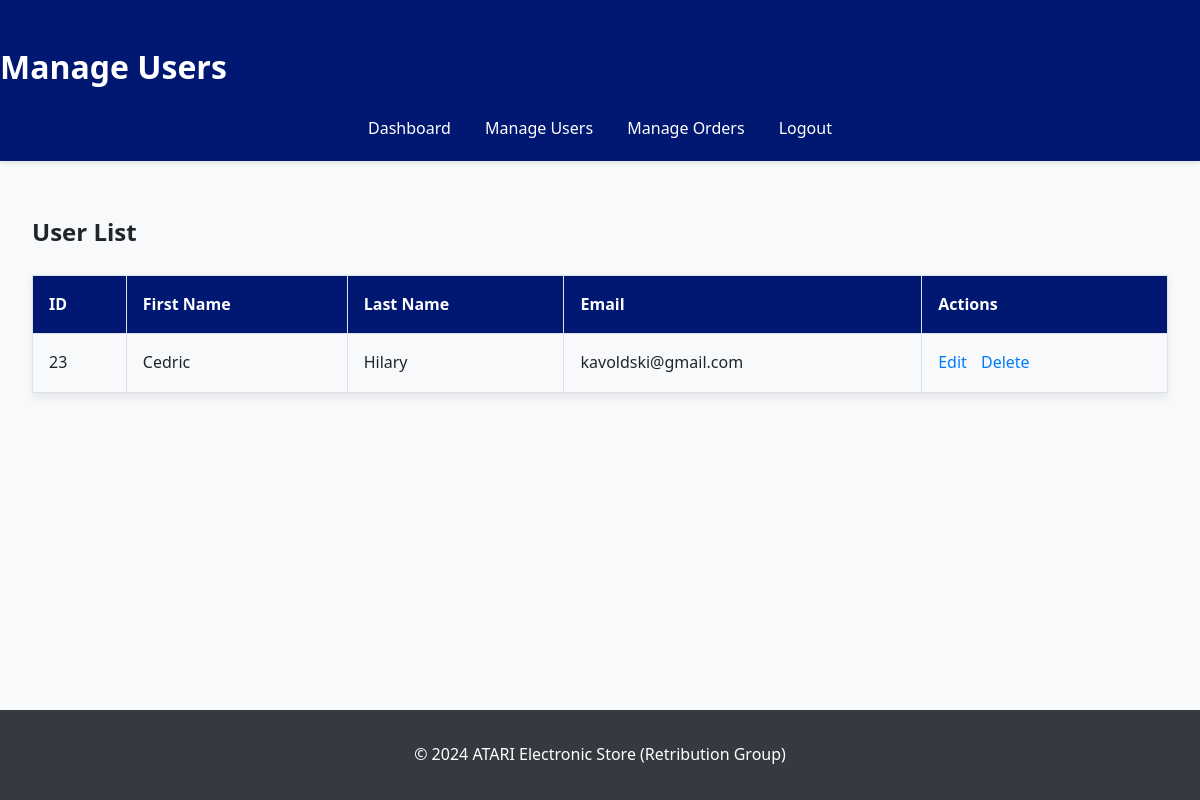
The page /php/manage_users.php (signed in) on the database as committed earlier.
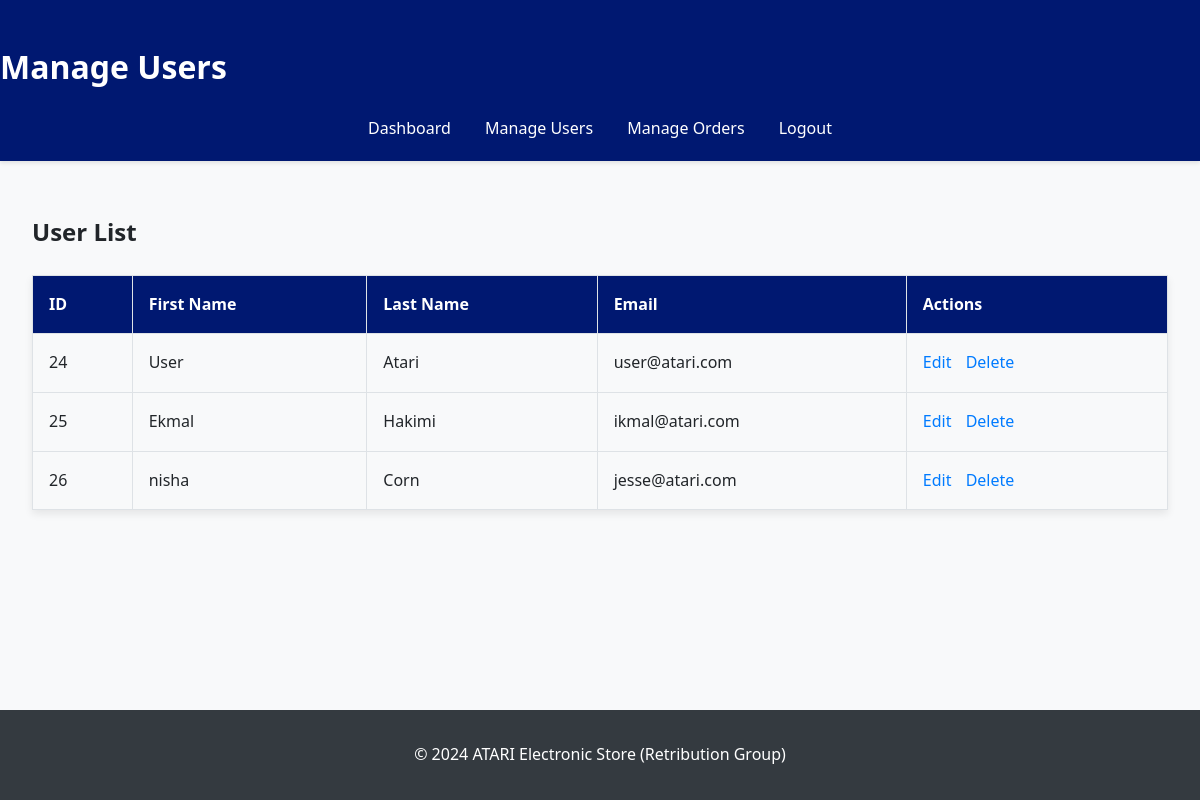
The same page on the database as committed later.
### tables this page shows
CREATE TABLE `users` (
  `id` int(11) NOT NULL,
  `first_name` varchar(50) NOT NULL,
  `last_name` varchar(50) NOT NULL,
  `email` varchar(100) NOT NULL,
  `password` varchar(255) NOT NULL,
  `created_at` timestamp NOT NULL DEFAULT current_timestamp()
);

### php/manage_users.php (the view, shortened to what this page needs)
<?php
include 'db_connect.php';
$users = [];
$stmt = $conn->prepare("SELECT id, first_name, last_name, email FROM users");
$stmt->execute();
$result = $stmt->get_result();
while ($row = $result->fetch_assoc()) {
    $users[] = $row;
}
?>
<!DOCTYPE html>
<html lang="en">
<head>
    <link rel="stylesheet" href="/atari-github/atari-github/style/manage-user-style.css">
</head>
<body>
    <header>
        <h1>Manage Users</h1>
        <nav>
            <ul>
                <li><a href="admin_dashboard.php">Dashboard</a></li>
                <li><a href="manage_users.php">Manage Users</a></li>
                <li><a href="manage_orders.php">Manage Orders</a></li>
                <li><a href="admin_logout.php">Logout</a></li>
            </ul>
        </nav>
    </header>
    <main>
        <section>
            <h2>User List</h2>
            <table>
                <tr>
                    <th>ID</th>
                    <th>First Name</th>
                    <th>Last Name</th>
                    <th>Email</th>
                    <th>Actions</th>
                </tr>
                <?php foreach ($users as $user): ?>
                    <tr>
                        <td><?php echo htmlspecialchars($user['id']); ?></td>
                        <td><?php echo htmlspecialchars($user['first_name']); ?></td>
                        <td><?php echo htmlspecialchars($user['last_name']); ?></td>
                        <td><?php echo htmlspecialchars($user['email']); ?></td>
                        <td>
                            <a href="edit_user.php?id=<?php echo $user['id']; ?>">Edit</a>
                            <a href="delete_user.php?id=<?php echo $user['id']; ?>" onclick="return confirm('Are you sure you want to delete this user?');">Delete</a>
                        </td>
                    </tr>
                <?php endforeach; ?>
            </table>
        </section>
    </main>
    <footer>
        <p>&copy; 2024 ATARI Electronic Store (Retribution Group)</p>
    </footer>
</body>
</html>

Rows that differ between the two databases and show on the page:
removed users: id "23", first_name "Cedric", last_name "Hilary", email "kavoldski@gmail.com"
added users: id "24", first_name "User", last_name "Atari", email "user@atari.com"
added users: id "25", first_name "Ekmal", last_name "Hakimi", email "ikmal@atari.com"
added users: id "26", first_name "nisha", last_name "Corn", email "jesse@atari.com"
